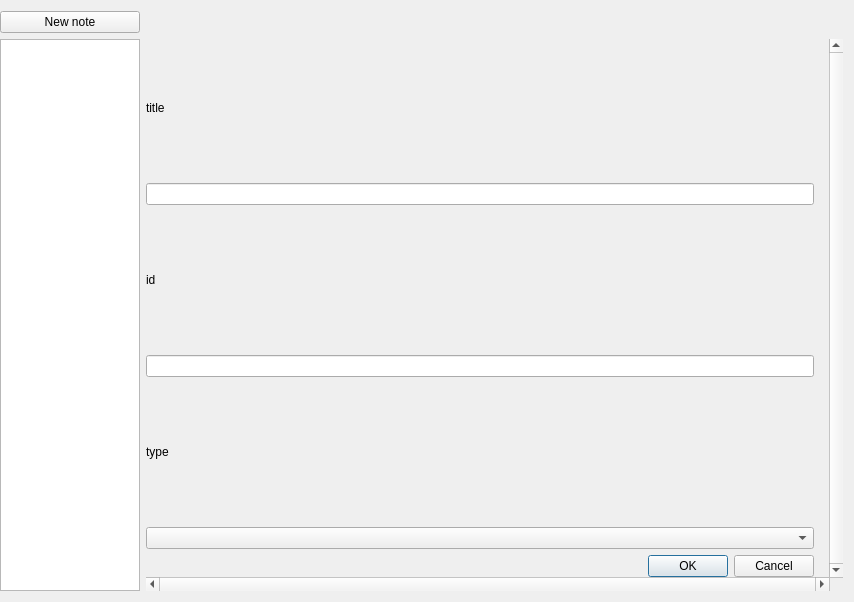
<?xml version="1.0" encoding="UTF-8"?>
<ui version="4.0">
 <class>PluriNotes</class>
 <widget class="QMainWindow" name="PluriNotes">
  <property name="geometry">
   <rect>
    <x>0</x>
    <y>0</y>
    <width>854</width>
    <height>602</height>
   </rect>
  </property>
  <property name="windowTitle">
   <string>PluriNotes</string>
  </property>
  <widget class="QWidget" name="centralWidget">
   <layout class="QGridLayout" name="gridLayout" columnstretch="1,0,0,0,5">
    <property name="leftMargin">
     <number>0</number>
    </property>
    <item row="1" column="0">
     <widget class="QListWidget" name="listNotesWidget"/>
    </item>
    <item row="0" column="0">
     <widget class="QPushButton" name="ButtonNewNote">
      <property name="text">
       <string>New note</string>
      </property>
     </widget>
    </item>
    <item row="1" column="4">
     <widget class="QStackedWidget" name="mainStackedWidget">
      <property name="minimumSize">
       <size>
        <width>0</width>
        <height>0</height>
       </size>
      </property>
      <property name="currentIndex">
       <number>1</number>
      </property>
      <widget class="QWidget" name="displayNotePage">
       <layout class="QGridLayout" name="gridLayout_2" rowstretch="0,0,0,0">
        <item row="3" column="0">
         <widget class="QPushButton" name="buttonCancelEditArticle">
          <property name="text">
           <string>Cancel</string>
          </property>
         </widget>
        </item>
        <item row="2" column="0" colspan="4">
         <widget class="QTextEdit" name="noteTextContent">
          <property name="readOnly">
           <bool>true</bool>
          </property>
         </widget>
        </item>
        <item row="0" column="0" colspan="4">
         <widget class="QTextEdit" name="noteTextTitle">
          <property name="maximumSize">
           <size>
            <width>16777215</width>
            <height>30</height>
           </size>
          </property>
          <property name="readOnly">
           <bool>true</bool>
          </property>
         </widget>
        </item>
        <item row="3" column="1">
         <widget class="QPushButton" name="buttonSaveEditArticle">
          <property name="text">
           <string>Save</string>
          </property>
         </widget>
        </item>
        <item row="3" column="3">
         <widget class="QPushButton" name="deleteNoteButton">
          <property name="styleSheet">
           <string notr="true">#deleteNoteButton {
background-color: rgb(255, 149, 147);
border-style: outset;
border-width: 2px;
border-color: white;
max-width: 60px;
font: bold 14px;
}
#deleteNoteButton:pressed {
background-color: rgb(233, 90, 77);
}</string>
          </property>
          <property name="text">
           <string>Delete</string>
          </property>
          <property name="autoDefault">
           <bool>false</bool>
          </property>
          <property name="default">
           <bool>false</bool>
          </property>
          <property name="flat">
           <bool>false</bool>
          </property>
         </widget>
        </item>
        <item row="1" column="0" colspan="2">
         <widget class="QTextEdit" name="noteTextId">
          <property name="maximumSize">
           <size>
            <width>16777215</width>
            <height>30</height>
           </size>
          </property>
          <property name="readOnly">
           <bool>true</bool>
          </property>
         </widget>
        </item>
        <item row="1" column="2">
         <widget class="QTextEdit" name="noteTextDate">
          <property name="maximumSize">
           <size>
            <width>16777215</width>
            <height>30</height>
           </size>
          </property>
         </widget>
        </item>
       </layout>
      </widget>
      <widget class="QWidget" name="newNotePage">
       <layout class="QVBoxLayout" name="verticalLayout">
        <property name="leftMargin">
         <number>0</number>
        </property>
        <property name="topMargin">
         <number>0</number>
        </property>
        <property name="rightMargin">
         <number>0</number>
        </property>
        <property name="bottomMargin">
         <number>0</number>
        </property>
        <item>
         <widget class="QScrollArea" name="scrollArea">
          <property name="frameShape">
           <enum>QFrame::NoFrame</enum>
          </property>
          <property name="verticalScrollBarPolicy">
           <enum>Qt::ScrollBarAlwaysOn</enum>
          </property>
          <property name="horizontalScrollBarPolicy">
           <enum>Qt::ScrollBarAlwaysOn</enum>
          </property>
          <property name="widgetResizable">
           <bool>true</bool>
          </property>
          <widget class="QWidget" name="scrollAreaWidgetContents_4">
           <property name="geometry">
            <rect>
             <x>0</x>
             <y>0</y>
             <width>685</width>
             <height>536</height>
            </rect>
           </property>
           <layout class="QGridLayout" name="gridLayout_3">
            <property name="leftMargin">
             <number>0</number>
            </property>
            <property name="topMargin">
             <number>0</number>
            </property>
            <property name="rightMargin">
             <number>15</number>
            </property>
            <property name="bottomMargin">
             <number>0</number>
            </property>
            <item row="0" column="0">
             <widget class="QWidget" name="widget" native="true">
              <layout class="QHBoxLayout" name="horizontalLayout">
               <property name="leftMargin">
                <number>0</number>
               </property>
               <property name="topMargin">
                <number>0</number>
               </property>
               <property name="rightMargin">
                <number>0</number>
               </property>
               <property name="bottomMargin">
                <number>0</number>
               </property>
               <item>
                <layout class="QVBoxLayout" name="formNoteWidget" stretch="0,0,0,0,0,0,0">
                 <property name="sizeConstraint">
                  <enum>QLayout::SetMaximumSize</enum>
                 </property>
                 <property name="topMargin">
                  <number>0</number>
                 </property>
                 <item>
                  <widget class="QLabel" name="titleLabel">
                   <property name="text">
                    <string>title</string>
                   </property>
                  </widget>
                 </item>
                 <item>
                  <widget class="QLineEdit" name="titleLineEdit"/>
                 </item>
                 <item>
                  <widget class="QLabel" name="idLabel">
                   <property name="text">
                    <string>id</string>
                   </property>
                  </widget>
                 </item>
                 <item>
                  <widget class="QLineEdit" name="idLineEdit"/>
                 </item>
                 <item>
                  <widget class="QLabel" name="typeLabel">
                   <property name="text">
                    <string>type</string>
                   </property>
                  </widget>
                 </item>
                 <item>
                  <widget class="QComboBox" name="TypeComboBox"/>
                 </item>
                 <item>
                  <widget class="QDialogButtonBox" name="buttonBox">
                   <property name="standardButtons">
                    <set>QDialogButtonBox::Cancel|QDialogButtonBox::Ok</set>
                   </property>
                  </widget>
                 </item>
                </layout>
               </item>
              </layout>
             </widget>
            </item>
           </layout>
          </widget>
         </widget>
        </item>
       </layout>
      </widget>
      <widget class="QWidget" name="noNote">
       <widget class="QLabel" name="label">
        <property name="geometry">
         <rect>
          <x>210</x>
          <y>80</y>
          <width>351</width>
          <height>151</height>
         </rect>
        </property>
        <property name="styleSheet">
         <string notr="true">font-size: 1cm;</string>
        </property>
        <property name="text">
         <string>&lt;html&gt;&lt;head/&gt;&lt;body&gt;&lt;p&gt;&lt;span style=&quot; font-size:36pt;&quot;&gt;No notes :(&lt;/span&gt;&lt;/p&gt;&lt;/body&gt;&lt;/html&gt;</string>
        </property>
       </widget>
      </widget>
     </widget>
    </item>
   </layout>
   <zorder>mainStackedWidget</zorder>
   <zorder>listNotesWidget</zorder>
   <zorder>ButtonNewNote</zorder>
  </widget>
 </widget>
 <layoutdefault spacing="6" margin="11"/>
 <resources/>
 <connections>
  <connection>
   <sender>listNotesWidget</sender>
   <signal>currentItemChanged(QListWidgetItem*,QListWidgetItem*)</signal>
   <receiver>PluriNotes</receiver>
   <slot>displayNote()</slot>
   <hints>
    <hint type="sourcelabel">
     <x>133</x>
     <y>329</y>
    </hint>
    <hint type="destinationlabel">
     <x>197</x>
     <y>426</y>
    </hint>
   </hints>
  </connection>
  <connection>
   <sender>ButtonNewNote</sender>
   <signal>clicked()</signal>
   <receiver>PluriNotes</receiver>
   <slot>toNewNoteForm()</slot>
   <hints>
    <hint type="sourcelabel">
     <x>139</x>
     <y>33</y>
    </hint>
    <hint type="destinationlabel">
     <x>196</x>
     <y>59</y>
    </hint>
   </hints>
  </connection>
  <connection>
   <sender>titleLineEdit</sender>
   <signal>textChanged(QString)</signal>
   <receiver>PluriNotes</receiver>
   <slot>titleChanged()</slot>
   <hints>
    <hint type="sourcelabel">
     <x>605</x>
     <y>206</y>
    </hint>
    <hint type="destinationlabel">
     <x>607</x>
     <y>119</y>
    </hint>
   </hints>
  </connection>
  <connection>
   <sender>buttonBox</sender>
   <signal>accepted()</signal>
   <receiver>PluriNotes</receiver>
   <slot>saveNote()</slot>
   <hints>
    <hint type="sourcelabel">
     <x>718</x>
     <y>550</y>
    </hint>
    <hint type="destinationlabel">
     <x>553</x>
     <y>347</y>
    </hint>
   </hints>
  </connection>
  <connection>
   <sender>buttonBox</sender>
   <signal>rejected()</signal>
   <receiver>PluriNotes</receiver>
   <slot>cancelNote()</slot>
   <hints>
    <hint type="sourcelabel">
     <x>587</x>
     <y>577</y>
    </hint>
    <hint type="destinationlabel">
     <x>571</x>
     <y>404</y>
    </hint>
   </hints>
  </connection>
  <connection>
   <sender>idLineEdit</sender>
   <signal>textEdited(QString)</signal>
   <receiver>PluriNotes</receiver>
   <slot>idChanged()</slot>
   <hints>
    <hint type="sourcelabel">
     <x>559</x>
     <y>374</y>
    </hint>
    <hint type="destinationlabel">
     <x>601</x>
     <y>181</y>
    </hint>
   </hints>
  </connection>
  <connection>
   <sender>deleteNoteButton</sender>
   <signal>clicked()</signal>
   <receiver>PluriNotes</receiver>
   <slot>deleteNote()</slot>
   <hints>
    <hint type="sourcelabel">
     <x>835</x>
     <y>580</y>
    </hint>
    <hint type="destinationlabel">
     <x>789</x>
     <y>387</y>
    </hint>
   </hints>
  </connection>
  <connection>
   <sender>TypeComboBox</sender>
   <signal>currentTextChanged(QString)</signal>
   <receiver>PluriNotes</receiver>
   <slot>typeChangedForm()</slot>
   <hints>
    <hint type="sourcelabel">
     <x>312</x>
     <y>528</y>
    </hint>
    <hint type="destinationlabel">
     <x>470</x>
     <y>598</y>
    </hint>
   </hints>
  </connection>
 </connections>
 <slots>
  <slot>saveNote()</slot>
  <slot>titleChanged()</slot>
  <slot>idChanged()</slot>
  <slot>typeChangedForm()</slot>
  <slot>cancelNote()</slot>
  <slot>toNewNoteForm()</slot>
  <slot>displayNote()</slot>
  <slot>deleteNote()</slot>
 </slots>
</ui>
